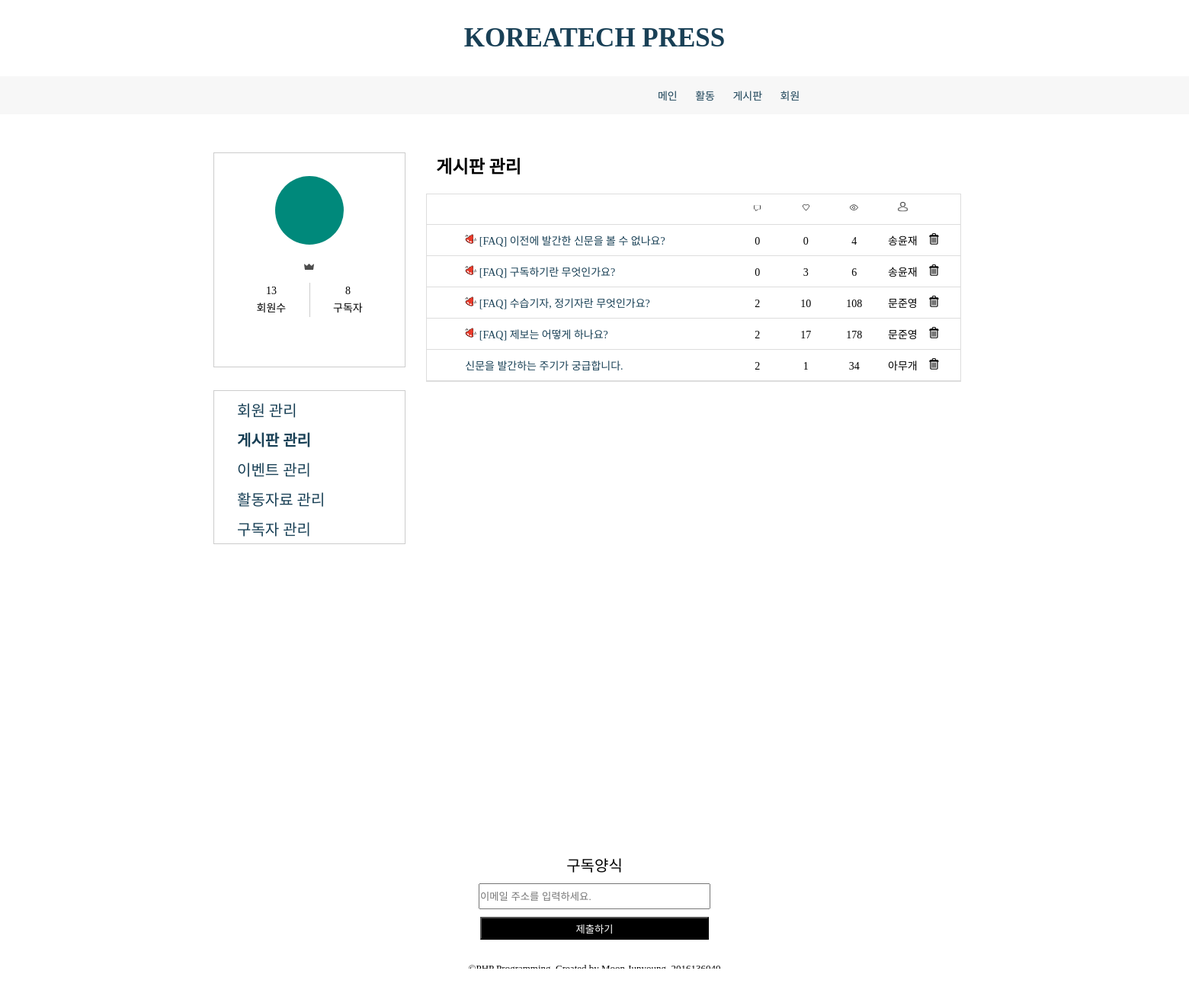
/admin_board.php, run on the app's committed database.
### tables this page shows
CREATE TABLE `board` (
  `num` int(11) NOT NULL,
  `email` char(30) NOT NULL,
  `name` char(20) NOT NULL,
  `subject` char(100) NOT NULL,
  `content` char(255) DEFAULT NULL,
  `regist_day` char(20) NOT NULL,
  `hit` int(11) DEFAULT NULL,
  `ncomment` int(11) DEFAULT NULL,
  `likes` int(11) DEFAULT NULL,
  `file_name` char(30) DEFAULT NULL,
  `file_type` char(10) DEFAULT NULL,
  `file_copied` char(30) DEFAULT NULL,
  `comment` char(100) DEFAULT NULL,
  `fix` tinyint(1) DEFAULT NULL
);

### admin_board.php (the view, shortened to what this page needs)
<!DOCTYPE html>
<html>
<head>
<link rel="stylesheet" type="text/css" href="./css/admin.css">
<link rel="stylesheet" type="text/css" href="./css/normal.css">
<link rel="stylesheet" type="text/css" href="./css/board.css">
</head>
<?php
    $con = mysqli_connect("localhost", "mjy0750", "junyoung10", "project");
    $sql = "select * from member";
    $result = mysqli_query($con, $sql);
    $nMember = mysqli_num_rows($result);
    $sql = "select * from subscribe";
    $result = mysqli_query($con, $sql);
    $nSubscribe = mysqli_num_rows($result);
?>
<body>
    <header>
        <?php include "header.php";?>
    </header>
    <section>
    	<ul id= "admin_box">
            <div id="box_left">
                <div id="profil">
                    <div id="profil_icon">
                        <h3><?=$username?></h3>
                    </div>
                    <p style="font-size: 12px; padding-top: 8px; color: gray;">
                        <img src="./img/img_crown.png">
                    </p>
                    <ul id="member_inf">
                        <li id="nMember">
                            <p><?=$nMember?></p>
                            <p>회원수</p>
                        </li>
<?php
    $isNew = 0;
    if ($isNew == 1) {
?>
                        <li id="nSubscribe">
                            <a href="admin_subscribe.php">
                                <p><img src="./img/img_new.png">&nbsp<?=$nSubscribe?></p>
                            </a>
                            <p>구독자</p>
                        </li>
<?php } else { ?>
                        <li id="nSubscribe">
                            <p><?=$nSubscribe?></p>
                            <p>구독자</p>
                        </li>
<?php } ?>
                    </ul>
                </div>
                <div id= "menu">
                    <li><a href="admin.php">회원 관리</a></li>
                    <li style="font-weight: bold"><a href="admin_board.php">게시판 관리</a></li>
                    <li><a href="admin_event.php">이벤트 관리</a></li>
                    <li><a href="admin_activity.php">활동자료 관리</a></li>
                    <li><a href="admin_subscribe.php">구독자 관리</a></li>
                </div>
            </div>
            <div id="box_right">
                <div id="inf">
                    <h2>게시판 관리</h2>
                </div>
                <ul id="board_list_me">
                    <li>
                        <span class="ncomment"><img src="./img/img_comment.png"></span>
                        <span class="likes"><img src="./img/img_likes.png"></span>
                        <span class="hit"><img src="./img/img_hit.png"></span>
                        <span class="name"><img src="./img/img_writer.png"></span>
                    </li>
<?php
    if (isset($_GET["page"]))
        $page = $_GET["page"];
    else
        $page = 1;
    $sql = "select * from board order by fix desc, regist_day desc";
    $result = mysqli_query($con, $sql);
    $nWriting = mysqli_num_rows($result);
    for ($i=0; $i<$nWriting; $i++)
    {
        mysqli_data_seek($result, $i);
        $row = mysqli_fetch_array($result);
        $num         = $row["num"];
        $subject     = $row["subject"];
        $ncomment    = $row["ncomment"];
        $likes       = $row['likes'];
        $hit         = $row["hit"];
        $name        = $row["name"];
        $fix         = $row["fix"];
?>
                    <li>
<?php
    if ($fix == 1) { ?>
                        <span class="subject"><img src="./img/img_notice.png" style="width: 15px; height: 15px; vertical-align: center;"><a href="board_view.php?num=<?=$num?>&page=<?=$page?>">&nbsp<?=$subject?></a></span>
<?php } else { ?>
                        <span class="subject"><a href="board_view.php?num=<?=$num?>&page=<?=$page?>"><?=$subject?></a></span>
<?php } ?>
                        <span class="ncomment"><?=$ncomment?></span>
                        <span class="likes"><?=$likes?></span>
                        <span class="hit"><?=$hit?></span>
                        <span class="name"><?=$name?></span>
                        <span class="col_delete"><img src="./img/img_delete.png" onclick="location.href='admin_board_delete.php?num=<?=$num?>'" style="cursor: pointer;"></span>
                    </li>
<?php
    }
?>
</ul>
            </div>
        </ul>
    </section>
</body>
	<footer>
        <?php include "footer.php";?>
    </footer>
</body>

### css/admin.css (style rules this page uses)
* { padding: 0; margin: 0; }
body { font-family: "맑은고딕"; font-size: 14px; }
img { border: 0; }
ul { list-style-type: none; }
a { display: inline-block; text-decoration: none; }
a:link { text-decoration:none; color: black; }
#admin_box { display: flex;position: relative; margin: 0 auto; width: 1000px; height: 850px; margin-top: 50px; }
#box_left { width: 270px; height: 100%; }
#profil { border: 1px solid rgb(204,204,204); height: 280px; text-align: center; }
#profil_icon { width: 90px; height: 90px; margin: 0 auto; background-color: rgb(0, 137, 123); border-radius: 45px; margin-top: 30px; margin-bottom: 10px; }
#profil_icon h3 { font-size: 25px; color: white; padding-top: 28px; }
#profil p { margin-top: 0px; }
#member_inf { border: 0px solid black; width: 200px; height: 45px; margin: 0 auto; display: flex; margin-top: 10px; }
#member_inf li { padding-top: 0px; vertical-align: center; }
#member_inf p { padding-top: 3px; }
#nMember { width: 100px; border-right: 1px solid rgb(204,204,204); }
#nSubscribe { width: 100px; }
#menu { border: 1px solid rgb(204,204,204); margin-top: 30px; height: 200px; text-align: left; }
#menu li { padding-left: 30px; font-size: 20px; padding-top: 10px; }
#box_right { width: 800px; height: 100%; }
#inf { margin-left: 40px; }
#inf h2 { font-size: 23px; }
#board_list_me { margin-left: 27px; width: 700px; margin-top: 20px; border: solid 1px #dddddd; }
#board_list_me li { padding: 10px 0; border-bottom: solid 1px #dddddd; }
#board_list_me span { display: inline-block; text-align: center; }
#board_list_me img { width: 15px; height: 15px; }
#board_list_me .subject { text-align: left; padding-left: 50px; width: 350px; }
#board_list_me .ncomment { width: 60px; }
#board_list_me .likes { width: 60px; }
#board_list_me .hit { width: 60px; }
#board_list_me .name { width: 60px; }

### css/normal.css (style rules this page uses)
* { padding: 0; margin: 0; }
body { font-family: "맑은고딕"; font-size: 14px; }
img { border: 0; }
ul { list-style-type: none; }
a { display: inline-block; text-decoration: none; }
a:link { text-decoration:none; color: black; }

### css/board.css (style rules this page uses)
* { padding: 0; margin: 0; }
body { font-family: "맑은고딕"; font-size: 14px; }
img { border: 0; }
ul { list-style-type: none; }
a { display: inline-block; text-decoration: none; }
a:link { text-decoration:none; color: rgb(25, 64, 86); }

### data on the page
board: fix 1 (drawn), subject "[FAQ] 이전에 발간한 신문을 볼 수 없나요?", ncomment "0", likes "0", hit "4", name "송윤재"
board: fix 1 (drawn), subject "[FAQ] 구독하기란 무엇인가요?", ncomment "0", likes "3", hit "6", name "송윤재"
board: fix 1 (drawn), subject "[FAQ] 수습기자, 정기자란 무엇인가요?", ncomment "2", likes "10", hit "108", name "문준영"
board: fix 1 (drawn), subject "[FAQ] 제보는 어떻게 하나요?", ncomment "2", likes "17", hit "178", name "문준영"
board: subject "신문을 발간하는 주기가 궁급합니다.", ncomment "2", likes "1", hit "34", name "아무개"

### other printed values
$nMember "13"
$nSubscribe "8"
